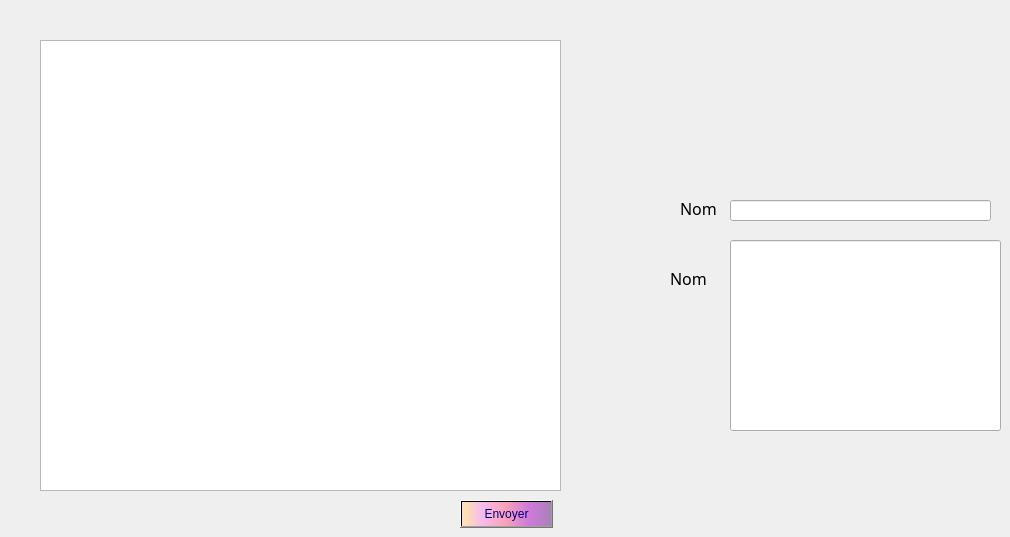
          <widget class="QWidget" name="tab_10">
           <attribute name="title">
            <string>Chat</string>
           </attribute>
           <widget class="QTableView" name="tab_message">
            <property name="geometry">
             <rect>
              <x>40</x>
              <y>40</y>
              <width>521</width>
              <height>451</height>
             </rect>
            </property>
           </widget>
           <widget class="QLineEdit" name="le_id_chat">
            <property name="geometry">
             <rect>
              <x>730</x>
              <y>200</y>
              <width>261</width>
              <height>21</height>
             </rect>
            </property>
           </widget>
           <widget class="QLineEdit" name="le_message">
            <property name="geometry">
             <rect>
              <x>730</x>
              <y>240</y>
              <width>271</width>
              <height>191</height>
             </rect>
            </property>
           </widget>
           <widget class="QPushButton" name="pb_envoyer">
            <property name="geometry">
             <rect>
              <x>460</x>
              <y>500</y>
              <width>93</width>
              <height>28</height>
             </rect>
            </property>
            <property name="styleSheet">
             <string notr="true">background-color: qlineargradient(spread:pad, x1:1, y1:0, x2:1, y2:0, stop:0.919598 rgba(255, 0, 111, 255), stop:0.98 rgba(0, 0, 0, 255), stop:1 rgba(235, 148, 61, 255));
color: rgb(0, 0, 127);
background-color: qlineargradient(spread:pad, x1:0, y1:0, x2:1, y2:0, stop:0.0100503 rgba(252, 222, 204, 255), stop:0.0502513 rgba(254, 223, 175, 255), stop:0.211055 rgba(246, 189, 237, 255), stop:0.487437 rgba(249, 162, 183, 255), stop:0.753769 rgba(206, 122, 218, 255), stop:1 rgba(170, 128, 185, 255));</string>
            </property>
            <property name="text">
             <string>Envoyer</string>
            </property>
            <property name="icon">
             <iconset resource="img.qrc">
              <normaloff>:/affecter.png</normaloff>:/affecter.png</iconset>
            </property>
           </widget>
           <widget class="QLabel" name="label_31">
            <property name="geometry">
             <rect>
              <x>680</x>
              <y>200</y>
              <width>56</width>
              <height>16</height>
             </rect>
            </property>
            <property name="font">
             <font>
              <family>Sitka Display</family>
              <pointsize>12</pointsize>
              <weight>50</weight>
              <bold>false</bold>
             </font>
            </property>
            <property name="text">
             <string>Nom</string>
            </property>
           </widget>
           <widget class="QLabel" name="label_32">
            <property name="geometry">
             <rect>
              <x>670</x>
              <y>270</y>
              <width>56</width>
              <height>16</height>
             </rect>
            </property>
            <property name="font">
             <font>
              <family>Sitka Display</family>
              <pointsize>12</pointsize>
              <weight>50</weight>
              <bold>false</bold>
             </font>
            </property>
            <property name="text">
             <string>Nom</string>
            </property>
           </widget>
          </widget>
